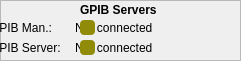
   <widget class="QFrame" name="GPIBFrame">
    <property name="geometry">
     <rect>
      <x>250</x>
      <y>150</y>
      <width>241</width>
      <height>61</height>
     </rect>
    </property>
    <property name="styleSheet">
     <string notr="true">#GPIBFrame{
border: 1px solid rgb(168,168,168);
border-radius: 5px
}</string>
    </property>
    <property name="frameShape">
     <enum>QFrame::StyledPanel</enum>
    </property>
    <property name="frameShadow">
     <enum>QFrame::Raised</enum>
    </property>
    <widget class="QLabel" name="label_GPIBServer_status">
     <property name="geometry">
      <rect>
       <x>75</x>
       <y>40</y>
       <width>121</width>
       <height>15</height>
      </rect>
     </property>
     <property name="styleSheet">
      <string notr="true">#label_SerialServer_status{
color:rgb(168,168,168);
qproperty-alignment: 'AlignVCenter | AlignCenter';
}</string>
     </property>
     <property name="text">
      <string>Not connected</string>
     </property>
    </widget>
    <widget class="QLabel" name="label_SerialServer_5">
     <property name="geometry">
      <rect>
       <x>-10</x>
       <y>40</y>
       <width>80</width>
       <height>15</height>
      </rect>
     </property>
     <property name="styleSheet">
      <string notr="true"/>
     </property>
     <property name="text">
      <string>GPIB Server:</string>
     </property>
    </widget>
    <widget class="QPushButton" name="push_GPIBServer">
     <property name="geometry">
      <rect>
       <x>80</x>
       <y>40</y>
       <width>15</width>
       <height>15</height>
      </rect>
     </property>
     <property name="styleSheet">
      <string notr="true">#push_GPIBServer{
background: rgb(144, 140, 9);
 border-radius: 4px;
}</string>
     </property>
     <property name="text">
      <string/>
     </property>
    </widget>
    <widget class="QLabel" name="label_9">
     <property name="geometry">
      <rect>
       <x>80</x>
       <y>0</y>
       <width>81</width>
       <height>20</height>
      </rect>
     </property>
     <property name="font">
      <font>
       <pointsize>9</pointsize>
       <weight>75</weight>
       <bold>true</bold>
      </font>
     </property>
     <property name="text">
      <string>GPIB Servers</string>
     </property>
    </widget>
    <widget class="QPushButton" name="push_GPIBMan">
     <property name="geometry">
      <rect>
       <x>80</x>
       <y>20</y>
       <width>15</width>
       <height>15</height>
      </rect>
     </property>
     <property name="styleSheet">
      <string notr="true">#push_GPIBMan{
background: rgb(144, 140, 9);
 border-radius: 4px;
}</string>
     </property>
     <property name="text">
      <string/>
     </property>
    </widget>
    <widget class="QLabel" name="label_DACADC_5">
     <property name="geometry">
      <rect>
       <x>-10</x>
       <y>20</y>
       <width>80</width>
       <height>15</height>
      </rect>
     </property>
     <property name="styleSheet">
      <string notr="true"/>
     </property>
     <property name="text">
      <string>GPIB Man.:</string>
     </property>
    </widget>
    <widget class="QLabel" name="label_GPIBMan_status">
     <property name="geometry">
      <rect>
       <x>75</x>
       <y>20</y>
       <width>121</width>
       <height>15</height>
      </rect>
     </property>
     <property name="styleSheet">
      <string notr="true">#label_DACADC_status{
color:rgb(168,168,168);
qproperty-alignment: 'AlignVCenter | AlignCenter';
}</string>
     </property>
     <property name="text">
      <string>Not connected</string>
     </property>
    </widget>
    <zorder>label_GPIBMan_status</zorder>
    <zorder>label_GPIBServer_status</zorder>
    <zorder>label_SerialServer_5</zorder>
    <zorder>push_GPIBServer</zorder>
    <zorder>label_9</zorder>
    <zorder>push_GPIBMan</zorder>
    <zorder>label_DACADC_5</zorder>
   </widget>
